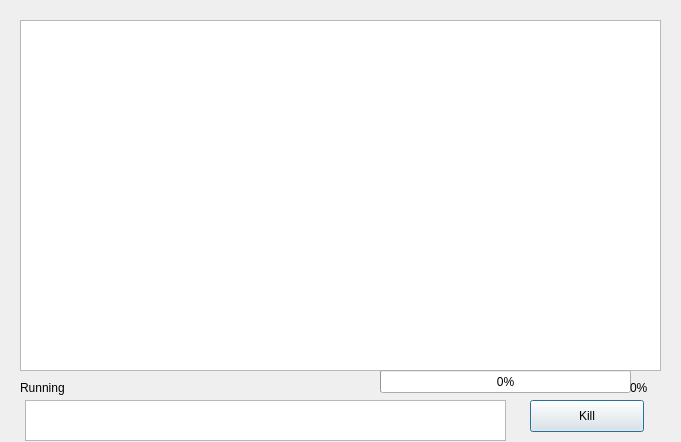
<?xml version="1.0" encoding="UTF-8"?>
<ui version="4.0">
 <class>ffprocessobj</class>
 <widget class="QDialog" name="ffprocessobj">
  <property name="geometry">
   <rect>
    <x>0</x>
    <y>0</y>
    <width>681</width>
    <height>442</height>
   </rect>
  </property>
  <property name="windowTitle">
   <string>Dialog</string>
  </property>
  <widget class="QTextBrowser" name="textBrowser">
   <property name="geometry">
    <rect>
     <x>20</x>
     <y>20</y>
     <width>641</width>
     <height>351</height>
    </rect>
   </property>
  </widget>
  <widget class="QPushButton" name="killclose_btn">
   <property name="geometry">
    <rect>
     <x>530</x>
     <y>400</y>
     <width>114</width>
     <height>32</height>
    </rect>
   </property>
   <property name="text">
    <string>Kill</string>
   </property>
  </widget>
  <widget class="QLabel" name="status_lb">
   <property name="geometry">
    <rect>
     <x>20</x>
     <y>380</y>
     <width>411</width>
     <height>16</height>
    </rect>
   </property>
   <property name="text">
    <string>Running</string>
   </property>
  </widget>
  <widget class="QTextBrowser" name="command_tb">
   <property name="geometry">
    <rect>
     <x>25</x>
     <y>400</y>
     <width>481</width>
     <height>41</height>
    </rect>
   </property>
  </widget>
  <widget class="QProgressBar" name="progressBar">
   <property name="geometry">
    <rect>
     <x>380</x>
     <y>370</y>
     <width>251</width>
     <height>23</height>
    </rect>
   </property>
   <property name="value">
    <number>0</number>
   </property>
  </widget>
  <widget class="QLabel" name="p_lb">
   <property name="geometry">
    <rect>
     <x>630</x>
     <y>380</y>
     <width>41</width>
     <height>16</height>
    </rect>
   </property>
   <property name="text">
    <string>0%</string>
   </property>
  </widget>
 </widget>
 <resources/>
 <connections/>
</ui>
